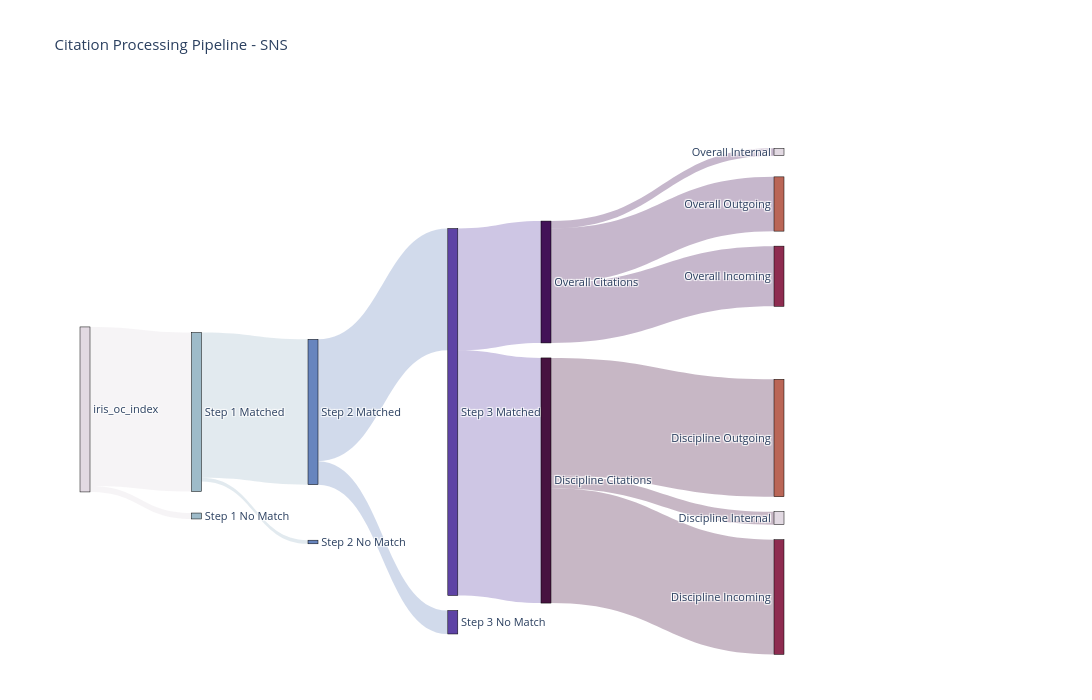
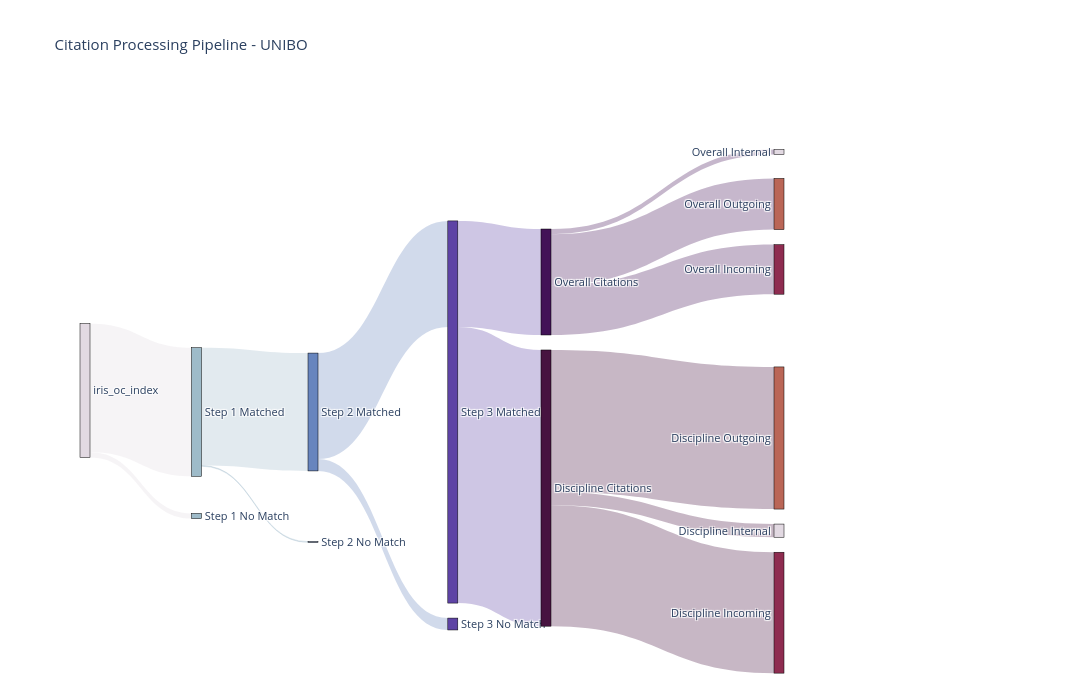
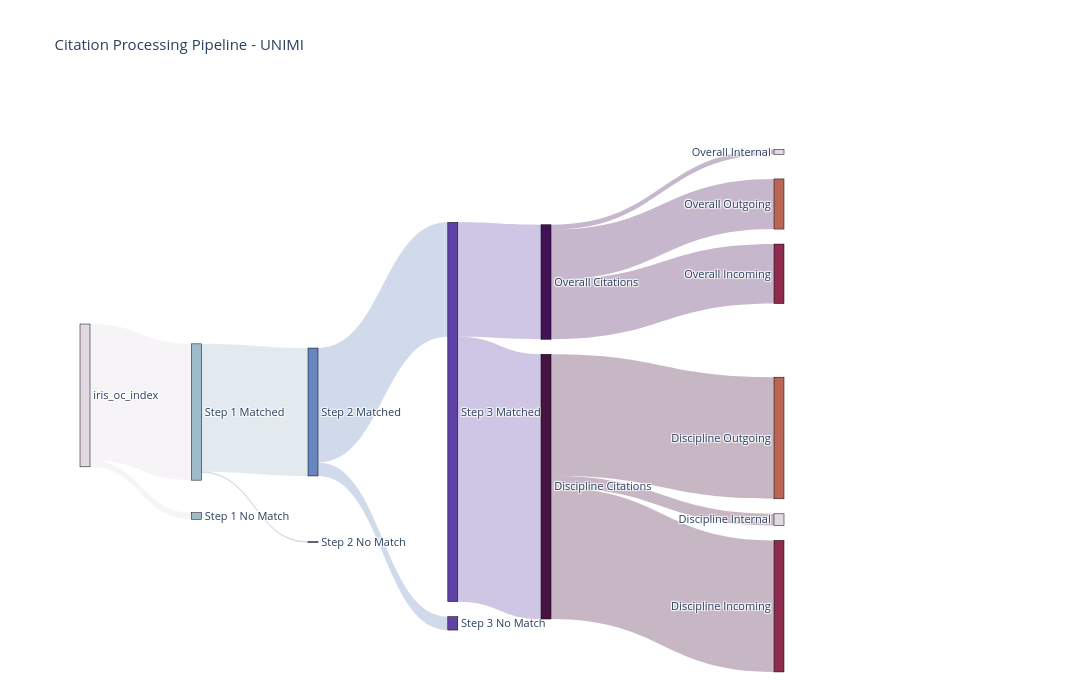
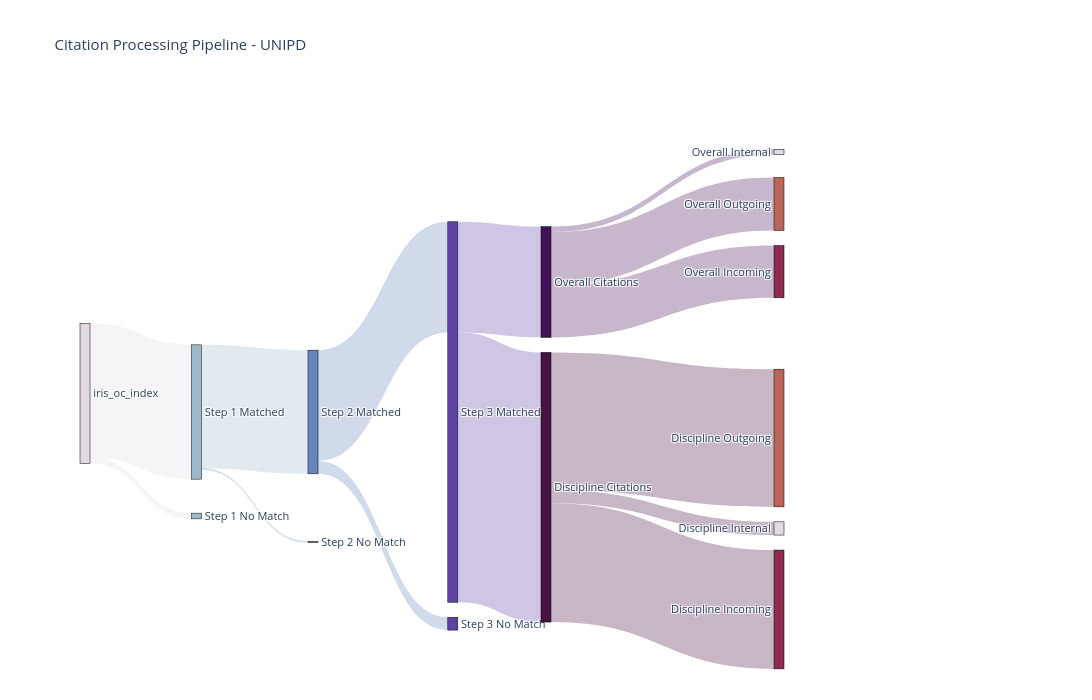

The notebook cell saved with these charts, in order:
### Markdown cell above
During the processing of the data we wanted to work with only those rows containing all the information we needed. This meant that at every step of the process we sectioned of the data that was usable (which we could match with external datasets and classify with LOC subject headings) from the data that was not usable (where no match could be made). This means that for our final analysis, the data we were not working the population but only with the data most meaningful for our investigation.

For future work it would be good to find away to resolve as much of the missing data as possible to see if this woudl have a bearing on our findings.

### Code cell
import json
import plotly.graph_objects as go
import plotly.express as px

# Load the JSON data
with open('/Users/regina/Documents/UNIBO/OpenScience/2025-2026/bloom/disciplinary_flow/iris_data_summary.json', 'r') as f:
    data = json.load(f)

def create_sankey_diagram(university_data):
    """
    Creates a Sankey diagram for a single institution showing:
    Step 1-3 processing pipeline with matched/no match splits,
    and final output split by flow type.
    """
    university = university_data['university']
    
    # Extract data from each step
    step1 = university_data['step 1']
    step2 = university_data['step 2']
    step3 = university_data['step 3']
    final = university_data['final output']
    
    nodes = [
        "iris_oc_index",
        "Step 1 Matched",
        "Step 1 No Match",
        "Step 2 Matched",
        "Step 2 No Match",
        "Step 3 Matched",
        "Step 3 No Match",
        "Overall Citations",
        "Discipline Citations",
        "Overall Incoming",
        "Overall Outgoing",
        "Overall Internal",
        "Discipline Incoming",
        "Discipline Outgoing",
        "Discipline Internal"
    ]
    
    node_indices = {node: idx for idx, node in enumerate(nodes)}
    
    # Define node groups and their color indices
    node_group = [0] * len(nodes)
    
    node_group[node_indices["iris_oc_index"]] = 0
    
    node_group[node_indices["Step 1 Matched"]] = 1
    node_group[node_indices["Step 1 No Match"]] = 1
    
    node_group[node_indices["Step 2 Matched"]] = 2
    node_group[node_indices["Step 2 No Match"]] = 2
    
    node_group[node_indices["Step 3 Matched"]] = 3
    node_group[node_indices["Step 3 No Match"]] = 3
    
    node_group[node_indices["Overall Citations"]] = 4
    node_group[node_indices["Discipline Citations"]] = 5
    
    node_group[node_indices["Overall Incoming"]] = 6
    node_group[node_indices["Discipline Incoming"]] = 6
    
    node_group[node_indices["Overall Outgoing"]] = 7
    node_group[node_indices["Discipline Outgoing"]] = 7
    
    node_group[node_indices["Overall Internal"]] = 8
    node_group[node_indices["Discipline Internal"]] = 8
    
    # Create a colorscale (twilight from plotly)
    colorscale = px.colors.cyclical.Twilight
    # Normalize groups to colorscale indices
    node_colors = [colorscale[int(g * (len(colorscale) - 1) / 8)] for g in node_group]
    
    # Manual positioning for nodes
    node_x = [None] * len(nodes)
    node_y = [None] * len(nodes)
    
    # Step 1
    node_x[node_indices["iris_oc_index"]] = 0.0
    node_y[node_indices["iris_oc_index"]] = 0.5
    
    node_x[node_indices["Step 1 Matched"]] = 0.125
    node_y[node_indices["Step 1 Matched"]] = 0.6
    
    node_x[node_indices["Step 1 No Match"]] = 0.125
    node_y[node_indices["Step 1 No Match"]] = 0.8
    
    # Step 2
    node_x[node_indices["Step 2 Matched"]] = 0.25
    node_y[node_indices["Step 2 Matched"]] = 0.6
    
    node_x[node_indices["Step 2 No Match"]] = 0.25
    node_y[node_indices["Step 2 No Match"]] = 0.85
    
    # Step 3
    node_x[node_indices["Step 3 Matched"]] = 0.4
    node_y[node_indices["Step 3 Matched"]] = 0.6
    
    node_x[node_indices["Step 3 No Match"]] = 0.4
    node_y[node_indices["Step 3 No Match"]] = 0.9
    
    # Final Output (intermediate nodes)
    node_x[node_indices["Overall Citations"]] = 0.50
    node_y[node_indices["Overall Citations"]] = 0.35
    
    node_x[node_indices["Discipline Citations"]] = 0.50
    node_y[node_indices["Discipline Citations"]] = 0.65
    
    # Flow types (final nodes)
    node_x[node_indices["Overall Incoming"]] = 0.75
    node_y[node_indices["Overall Incoming"]] = 0.30
    
    node_x[node_indices["Overall Outgoing"]] = 0.75
    node_y[node_indices["Overall Outgoing"]] = 0.20
    
    node_x[node_indices["Overall Internal"]] = 0.75
    node_y[node_indices["Overall Internal"]] = 0.10
    
    node_x[node_indices["Discipline Incoming"]] = 0.75
    node_y[node_indices["Discipline Incoming"]] = 0.75
    
    node_x[node_indices["Discipline Outgoing"]] = 0.75
    node_y[node_indices["Discipline Outgoing"]] = 0.65
    
    node_x[node_indices["Discipline Internal"]] = 0.75
    node_y[node_indices["Discipline Internal"]] = 0.55
    
    # Define links with their corresponding node groups
    source = []
    target = []
    value = []
    link_color = []
    link_label = []
    
    # Calculate source node totals for percentage calculation
    source_totals = {
        node_indices["iris_oc_index"]: step1['input'],
        node_indices["Step 1 Matched"]: step2['input'],
        node_indices["Step 2 Matched"]: step3['input'],
        node_indices["Step 3 Matched"]: final['overall citations'] + final['discipline citations'],
        node_indices["Overall Citations"]: final['overall citations'],
        node_indices["Discipline Citations"]: final['discipline citations']
    }
    
    def add_link(src_idx, tgt_idx, val, src_group, src_name="", tgt_name=""):
        source.append(src_idx)
        target.append(tgt_idx)
        value.append(val)
        # Color link based on source node's group with reduced opacity
        color = colorscale[int(src_group * (len(colorscale) - 1) / 8)]
        # Convert hex to rgba with opacity
        color_rgba = f"rgba({int(color[1:3], 16)}, {int(color[3:5], 16)}, {int(color[5:7], 16)}, 0.3)"
        link_color.append(color_rgba)
        
        # Calculate percentage
        source_total = source_totals.get(src_idx, val)
        percentage = (val / source_total * 100) if source_total > 0 else 0
        
        # Create hover label
        label = f"{src_name} → {tgt_name}<br>Count: {val:,}<br>Percentage: {percentage:.2f}%"
        link_label.append(label)
    
    # Step 1 flows
    add_link(node_indices["iris_oc_index"], node_indices["Step 1 Matched"], step1['matched'], 0, "iris_oc_index", "Step 1 Matched")
    add_link(node_indices["iris_oc_index"], node_indices["Step 1 No Match"], step1['no match'], 0, "iris_oc_index", "Step 1 No Match")
    
    # Step 2 flows
    add_link(node_indices["Step 1 Matched"], node_indices["Step 2 Matched"], step2['matched'], 1, "Step 1 Matched", "Step 2 Matched")
    add_link(node_indices["Step 1 Matched"], node_indices["Step 2 No Match"], step2['no match'], 1, "Step 1 Matched", "Step 2 No Match")
    
    # Step 3 flows
    add_link(node_indices["Step 2 Matched"], node_indices["Step 3 Matched"], step3['matched'], 2, "Step 2 Matched", "Step 3 Matched")
    add_link(node_indices["Step 2 Matched"], node_indices["Step 3 No Match"], step3['no match'], 2, "Step 2 Matched", "Step 3 No Match")
    
    # Final Output flows
    add_link(node_indices["Step 3 Matched"], node_indices["Overall Citations"], final['overall citations'], 3, "Step 3 Matched", "Overall Citations")
    add_link(node_indices["Step 3 Matched"], node_indices["Discipline Citations"], final['discipline citations'], 3, "Step 3 Matched", "Discipline Citations")
    
    # Citation flows - overall
    add_link(node_indices["Overall Citations"], node_indices["Overall Incoming"], final['incoming']['overall citations'], 4, "Overall Citations", "Overall Incoming")
    add_link(node_indices["Overall Citations"], node_indices["Overall Outgoing"], final['outgoing']['overall citations'], 4, "Overall Citations", "Overall Outgoing")
    add_link(node_indices["Overall Citations"], node_indices["Overall Internal"], final['internal']['overall citations'], 4, "Overall Citations", "Overall Internal")
    
    # Citation flows - disciplines
    add_link(node_indices["Discipline Citations"], node_indices["Discipline Incoming"], final['incoming']['discipline citations'], 5, "Discipline Citations", "Discipline Incoming")
    add_link(node_indices["Discipline Citations"], node_indices["Discipline Outgoing"], final['outgoing']['discipline citations'], 5, "Discipline Citations", "Discipline Outgoing")
    add_link(node_indices["Discipline Citations"], node_indices["Discipline Internal"], final['internal']['discipline citations'], 5, "Discipline Citations", "Discipline Internal")
    
    # Create the Sankey diagram
    fig = go.Figure(data=[go.Sankey(
        arrangement="snap",
        node=dict(
            pad=15,
            thickness=10,
            line=dict(color='black', width=0.5),
            label=nodes,
            color=node_colors,
            x=node_x,
            y=node_y
        ),
        link=dict(
            source=source,
            target=target,
            value=value,
            color=link_color,
            hovertemplate='%{customdata}<extra></extra>',
            customdata=link_label
        )
    )])
    
    fig.update_layout(
        title=f"Citation Processing Pipeline - {university}",
        font=dict(size=11),
        height=700,
        width=1400
    )
    
    return fig

# Generate diagrams for all institutions
for university_data in data:
    fig = create_sankey_diagram(university_data)
    fig.show()

### Figure 1 — Plotly figure (JSON) as saved in the notebook; plotly's stock layout.template omitted (floating-point values rounded to 4 significant figures)
{"data": [{"arrangement": "snap", "link": {"color": ["rgba(226, 217, 226, 0.3)", "rgba(226, 217, 226, 0.3)", "rgba(158, 187, 201, 0.3)", "rgba(158, 187, 201, 0.3)", "rgba(103, 133, 190, 0.3)", "rgba(103, 133, 190, 0.3)", "rgba(94, 67, 165, 0.3)", "rgba(94, 67, 165, 0.3)", "rgba(66, 18, 87, 0.3)", "rgba(66, 18, 87, 0.3)", "rgba(66, 18, 87, 0.3)", "rgba(71, 19, 64, 0.3)", "rgba(71, 19, 64, 0.3)", "rgba(71, 19, 64, 0.3)"], "customdata": ["iris_oc_index → Step 1 Matched<br>Count: 897,919<br>Percentage: 96.41%", "iris_oc_index → Step 1 No Match<br>Count: 33,435<br>Percentage: 3.59%", "Step 1 Matched → Step 2 Matched<br>Count: 820,376<br>Percentage: 91.36%", "Step 1 Matched → Step 2 No Match<br>Count: 20,284<br>Percentage: 2.26%", "Step 2 Matched → Step 3 Matched<br>Count: 687,851<br>Percentage: 83.85%", "Step 2 Matched → Step 3 No Match<br>Count: 132,525<br>Percentage: 16.15%", "Step 3 Matched → Overall Citations<br>Count: 687,851<br>Percentage: 33.20%", "Step 3 Matched → Discipline Citations<br>Count: 1,383,693<br>Percentage: 66.80%", "Overall Citations → Overall Incoming<br>Count: 339,995<br>Percentage: 49.43%", "Overall Citations → Overall Outgoing<br>Count: 306,352<br>Percentage: 44.54%", "Overall Citations → Overall Internal<br>Count: 41,504<br>Percentage: 6.03%", "Discipline Citations → Discipline Incoming<br>Count: 647,522<br>Percentage: 46.80%", "Discipline Citations → Discipline Outgoing<br>Count: 663,057<br>Percentage: 47.92%", "Discipline Citations → Discipline Internal<br>Count: 73,114<br>Percentage: 5.28%"], "hovertemplate": "%{customdata}<extra></extra>", "source": [0, 0, 1, 1, 3, 3, 5, 5, 7, 7, 7, 8, 8, 8], "target": [1, 2, 3, 4, 5, 6, 7, 8, 9, 10, 11, 12, 13, 14], "value": [897919, 33435, 820376, 20284, 687851, 132525, 687851, 1383693, 339995, 306352, 41504, 647522, 663057, 73114]}, "node": {"color": ["#e2d9e2", "#9ebbc9", "#9ebbc9", "#6785be", "#6785be", "#5e43a5", "#5e43a5", "#421257", "#471340", "#8e2c50", "#ba6657", "#e2d9e2", "#8e2c50", "#ba6657", "#e2d9e2"], "label": ["iris_oc_index", "Step 1 Matched", "Step 1 No Match", "Step 2 Matched", "Step 2 No Match", "Step 3 Matched", "Step 3 No Match", "Overall Citations", "Discipline Citations", "Overall Incoming", "Overall Outgoing", "Overall Internal", "Discipline Incoming", "Discipline Outgoing", "Discipline Internal"], "line": {"color": "black", "width": 0.5}, "pad": 15, "thickness": 10, "x": [0, 0.125, 0.125, 0.25, 0.25, 0.4, 0.4, 0.5, 0.5, 0.75, 0.75, 0.75, 0.75, 0.75, 0.75], "y": [0.5, 0.6, 0.8, 0.6, 0.85, 0.6, 0.9, 0.35, 0.65, 0.3, 0.2, 0.1, 0.75, 0.65, 0.55]}, "type": "sankey"}], "layout": {"font": {"size": 11}, "height": 700, "title": {"text": "Citation Processing Pipeline - SNS"}, "width": 1400}}

### Figure 2 — Plotly figure (JSON) as saved in the notebook; plotly's stock layout.template omitted (floating-point values rounded to 4 significant figures)
{"data": [{"arrangement": "snap", "link": {"color": ["rgba(226, 217, 226, 0.3)", "rgba(226, 217, 226, 0.3)", "rgba(158, 187, 201, 0.3)", "rgba(158, 187, 201, 0.3)", "rgba(103, 133, 190, 0.3)", "rgba(103, 133, 190, 0.3)", "rgba(94, 67, 165, 0.3)", "rgba(94, 67, 165, 0.3)", "rgba(66, 18, 87, 0.3)", "rgba(66, 18, 87, 0.3)", "rgba(66, 18, 87, 0.3)", "rgba(71, 19, 64, 0.3)", "rgba(71, 19, 64, 0.3)", "rgba(71, 19, 64, 0.3)"], "customdata": ["iris_oc_index → Step 1 Matched<br>Count: 9,602,472<br>Percentage: 96.10%", "iris_oc_index → Step 1 No Match<br>Count: 390,173<br>Percentage: 3.90%", "Step 1 Matched → Step 2 Matched<br>Count: 8,794,244<br>Percentage: 91.58%", "Step 1 Matched → Step 2 No Match<br>Count: 53,986<br>Percentage: 0.56%", "Step 2 Matched → Step 3 Matched<br>Count: 7,908,585<br>Percentage: 89.93%", "Step 2 Matched → Step 3 No Match<br>Count: 886,659<br>Percentage: 10.08%", "Step 3 Matched → Overall Citations<br>Count: 7,907,585<br>Percentage: 27.73%", "Step 3 Matched → Discipline Citations<br>Count: 20,612,378<br>Percentage: 72.27%", "Overall Citations → Overall Incoming<br>Count: 3,701,507<br>Percentage: 46.81%", "Overall Citations → Overall Outgoing<br>Count: 3,822,439<br>Percentage: 48.34%", "Overall Citations → Overall Internal<br>Count: 383,639<br>Percentage: 4.85%", "Discipline Citations → Discipline Incoming<br>Count: 9,022,405<br>Percentage: 43.77%", "Discipline Citations → Discipline Outgoing<br>Count: 10,607,139<br>Percentage: 51.46%", "Discipline Citations → Discipline Internal<br>Count: 982,834<br>Percentage: 4.77%"], "hovertemplate": "%{customdata}<extra></extra>", "source": [0, 0, 1, 1, 3, 3, 5, 5, 7, 7, 7, 8, 8, 8], "target": [1, 2, 3, 4, 5, 6, 7, 8, 9, 10, 11, 12, 13, 14], "value": [9602472, 390173, 8794244, 53986, 7908585, 886659, 7907585, 20612378, 3701507, 3822439, 383639, 9022405, 10607139, 982834]}, "node": {"color": ["#e2d9e2", "#9ebbc9", "#9ebbc9", "#6785be", "#6785be", "#5e43a5", "#5e43a5", "#421257", "#471340", "#8e2c50", "#ba6657", "#e2d9e2", "#8e2c50", "#ba6657", "#e2d9e2"], "label": ["iris_oc_index", "Step 1 Matched", "Step 1 No Match", "Step 2 Matched", "Step 2 No Match", "Step 3 Matched", "Step 3 No Match", "Overall Citations", "Discipline Citations", "Overall Incoming", "Overall Outgoing", "Overall Internal", "Discipline Incoming", "Discipline Outgoing", "Discipline Internal"], "line": {"color": "black", "width": 0.5}, "pad": 15, "thickness": 10, "x": [0, 0.125, 0.125, 0.25, 0.25, 0.4, 0.4, 0.5, 0.5, 0.75, 0.75, 0.75, 0.75, 0.75, 0.75], "y": [0.5, 0.6, 0.8, 0.6, 0.85, 0.6, 0.9, 0.35, 0.65, 0.3, 0.2, 0.1, 0.75, 0.65, 0.55]}, "type": "sankey"}], "layout": {"font": {"size": 11}, "height": 700, "title": {"text": "Citation Processing Pipeline - UNIBO"}, "width": 1400}}

### Figure 3 — Plotly figure (JSON) as saved in the notebook; plotly's stock layout.template omitted (floating-point values rounded to 4 significant figures)
{"data": [{"arrangement": "snap", "link": {"color": ["rgba(226, 217, 226, 0.3)", "rgba(226, 217, 226, 0.3)", "rgba(158, 187, 201, 0.3)", "rgba(158, 187, 201, 0.3)", "rgba(103, 133, 190, 0.3)", "rgba(103, 133, 190, 0.3)", "rgba(94, 67, 165, 0.3)", "rgba(94, 67, 165, 0.3)", "rgba(66, 18, 87, 0.3)", "rgba(66, 18, 87, 0.3)", "rgba(66, 18, 87, 0.3)", "rgba(71, 19, 64, 0.3)", "rgba(71, 19, 64, 0.3)", "rgba(71, 19, 64, 0.3)"], "customdata": ["iris_oc_index → Step 1 Matched<br>Count: 11,901,684<br>Percentage: 95.44%", "iris_oc_index → Step 1 No Match<br>Count: 568,483<br>Percentage: 4.56%", "Step 1 Matched → Step 2 Matched<br>Count: 11,169,745<br>Percentage: 93.85%", "Step 1 Matched → Step 2 No Match<br>Count: 71,582<br>Percentage: 0.60%", "Step 2 Matched → Step 3 Matched<br>Count: 9,998,106<br>Percentage: 89.51%", "Step 2 Matched → Step 3 No Match<br>Count: 1,171,639<br>Percentage: 10.49%", "Step 3 Matched → Overall Citations<br>Count: 9,998,106<br>Percentage: 30.19%", "Step 3 Matched → Discipline Citations<br>Count: 23,119,817<br>Percentage: 69.81%", "Overall Citations → Overall Incoming<br>Count: 5,197,996<br>Percentage: 51.99%", "Overall Citations → Overall Outgoing<br>Count: 4,377,188<br>Percentage: 43.78%", "Overall Citations → Overall Internal<br>Count: 422,922<br>Percentage: 4.23%", "Discipline Citations → Discipline Incoming<br>Count: 11,486,365<br>Percentage: 49.68%", "Discipline Citations → Discipline Outgoing<br>Count: 10,620,869<br>Percentage: 45.94%", "Discipline Citations → Discipline Internal<br>Count: 1,012,583<br>Percentage: 4.38%"], "hovertemplate": "%{customdata}<extra></extra>", "source": [0, 0, 1, 1, 3, 3, 5, 5, 7, 7, 7, 8, 8, 8], "target": [1, 2, 3, 4, 5, 6, 7, 8, 9, 10, 11, 12, 13, 14], "value": [11901684, 568483, 11169745, 71582, 9998106, 1171639, 9998106, 23119817, 5197996, 4377188, 422922, 11486365, 10620869, 1012583]}, "node": {"color": ["#e2d9e2", "#9ebbc9", "#9ebbc9", "#6785be", "#6785be", "#5e43a5", "#5e43a5", "#421257", "#471340", "#8e2c50", "#ba6657", "#e2d9e2", "#8e2c50", "#ba6657", "#e2d9e2"], "label": ["iris_oc_index", "Step 1 Matched", "Step 1 No Match", "Step 2 Matched", "Step 2 No Match", "Step 3 Matched", "Step 3 No Match", "Overall Citations", "Discipline Citations", "Overall Incoming", "Overall Outgoing", "Overall Internal", "Discipline Incoming", "Discipline Outgoing", "Discipline Internal"], "line": {"color": "black", "width": 0.5}, "pad": 15, "thickness": 10, "x": [0, 0.125, 0.125, 0.25, 0.25, 0.4, 0.4, 0.5, 0.5, 0.75, 0.75, 0.75, 0.75, 0.75, 0.75], "y": [0.5, 0.6, 0.8, 0.6, 0.85, 0.6, 0.9, 0.35, 0.65, 0.3, 0.2, 0.1, 0.75, 0.65, 0.55]}, "type": "sankey"}], "layout": {"font": {"size": 11}, "height": 700, "title": {"text": "Citation Processing Pipeline - UNIMI"}, "width": 1400}}

### Figure 4 — Plotly figure (JSON) as saved in the notebook; plotly's stock layout.template omitted (floating-point values rounded to 4 significant figures)
{"data": [{"arrangement": "snap", "link": {"color": ["rgba(226, 217, 226, 0.3)", "rgba(226, 217, 226, 0.3)", "rgba(158, 187, 201, 0.3)", "rgba(158, 187, 201, 0.3)", "rgba(103, 133, 190, 0.3)", "rgba(103, 133, 190, 0.3)", "rgba(94, 67, 165, 0.3)", "rgba(94, 67, 165, 0.3)", "rgba(66, 18, 87, 0.3)", "rgba(66, 18, 87, 0.3)", "rgba(66, 18, 87, 0.3)", "rgba(71, 19, 64, 0.3)", "rgba(71, 19, 64, 0.3)", "rgba(71, 19, 64, 0.3)"], "customdata": ["iris_oc_index → Step 1 Matched<br>Count: 9,829,615<br>Percentage: 95.93%", "iris_oc_index → Step 1 No Match<br>Count: 417,390<br>Percentage: 4.07%", "Step 1 Matched → Step 2 Matched<br>Count: 9,049,935<br>Percentage: 92.07%", "Step 1 Matched → Step 2 No Match<br>Count: 70,361<br>Percentage: 0.72%", "Step 2 Matched → Step 3 Matched<br>Count: 8,107,419<br>Percentage: 89.59%", "Step 2 Matched → Step 3 No Match<br>Count: 942,516<br>Percentage: 10.41%", "Step 3 Matched → Overall Citations<br>Count: 8,107,419<br>Percentage: 29.11%", "Step 3 Matched → Discipline Citations<br>Count: 19,742,702<br>Percentage: 70.89%", "Overall Citations → Overall Incoming<br>Count: 3,826,935<br>Percentage: 47.20%", "Overall Citations → Overall Outgoing<br>Count: 3,882,773<br>Percentage: 47.89%", "Overall Citations → Overall Internal<br>Count: 397,711<br>Percentage: 4.91%", "Discipline Citations → Discipline Incoming<br>Count: 8,697,780<br>Percentage: 44.06%", "Discipline Citations → Discipline Outgoing<br>Count: 10,075,862<br>Percentage: 51.04%", "Discipline Citations → Discipline Internal<br>Count: 969,060<br>Percentage: 4.91%"], "hovertemplate": "%{customdata}<extra></extra>", "source": [0, 0, 1, 1, 3, 3, 5, 5, 7, 7, 7, 8, 8, 8], "target": [1, 2, 3, 4, 5, 6, 7, 8, 9, 10, 11, 12, 13, 14], "value": [9829615, 417390, 9049935, 70361, 8107419, 942516, 8107419, 19742702, 3826935, 3882773, 397711, 8697780, 10075862, 969060]}, "node": {"color": ["#e2d9e2", "#9ebbc9", "#9ebbc9", "#6785be", "#6785be", "#5e43a5", "#5e43a5", "#421257", "#471340", "#8e2c50", "#ba6657", "#e2d9e2", "#8e2c50", "#ba6657", "#e2d9e2"], "label": ["iris_oc_index", "Step 1 Matched", "Step 1 No Match", "Step 2 Matched", "Step 2 No Match", "Step 3 Matched", "Step 3 No Match", "Overall Citations", "Discipline Citations", "Overall Incoming", "Overall Outgoing", "Overall Internal", "Discipline Incoming", "Discipline Outgoing", "Discipline Internal"], "line": {"color": "black", "width": 0.5}, "pad": 15, "thickness": 10, "x": [0, 0.125, 0.125, 0.25, 0.25, 0.4, 0.4, 0.5, 0.5, 0.75, 0.75, 0.75, 0.75, 0.75, 0.75], "y": [0.5, 0.6, 0.8, 0.6, 0.85, 0.6, 0.9, 0.35, 0.65, 0.3, 0.2, 0.1, 0.75, 0.65, 0.55]}, "type": "sankey"}], "layout": {"font": {"size": 11}, "height": 700, "title": {"text": "Citation Processing Pipeline - UNIPD"}, "width": 1400}}
